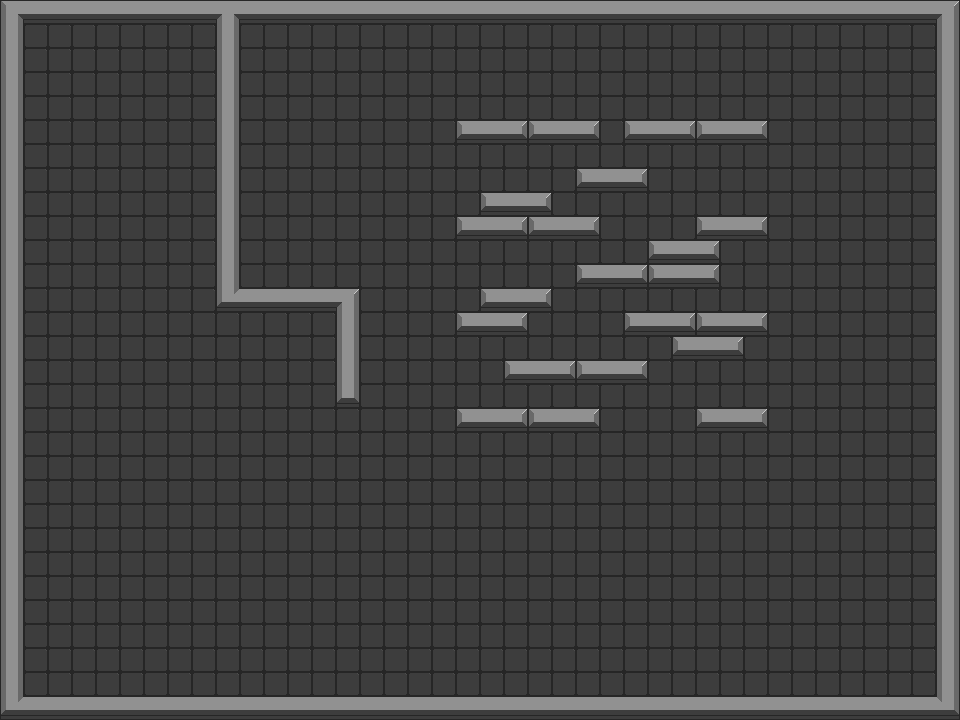

Below is a game level as drawn by its tile map, then a one-line description and the .tmx that defines it (tile-layer data replaced by summaries):
An orthogonal 40x30 tile map with 24x24 px tiles, 1 tile layer (Tile Layer 1).

<map version="1.0" orientation="orthogonal" renderorder="right-down" width="40" height="30" tilewidth="24" tileheight="24" nextobjectid="1">
 <tileset firstgid="1" name="world_tileset_24px" tilewidth="24" tileheight="24">
  <image source="sheet_images/world_tileset_24px.png" width="1366" height="1007" />
 </tileset>
 <layer name="Tile Layer 1" width="40" height="30">
  <data>[1200 cells, 1200 non-empty, 11 distinct tile ids]</data>
 </layer>
</map>